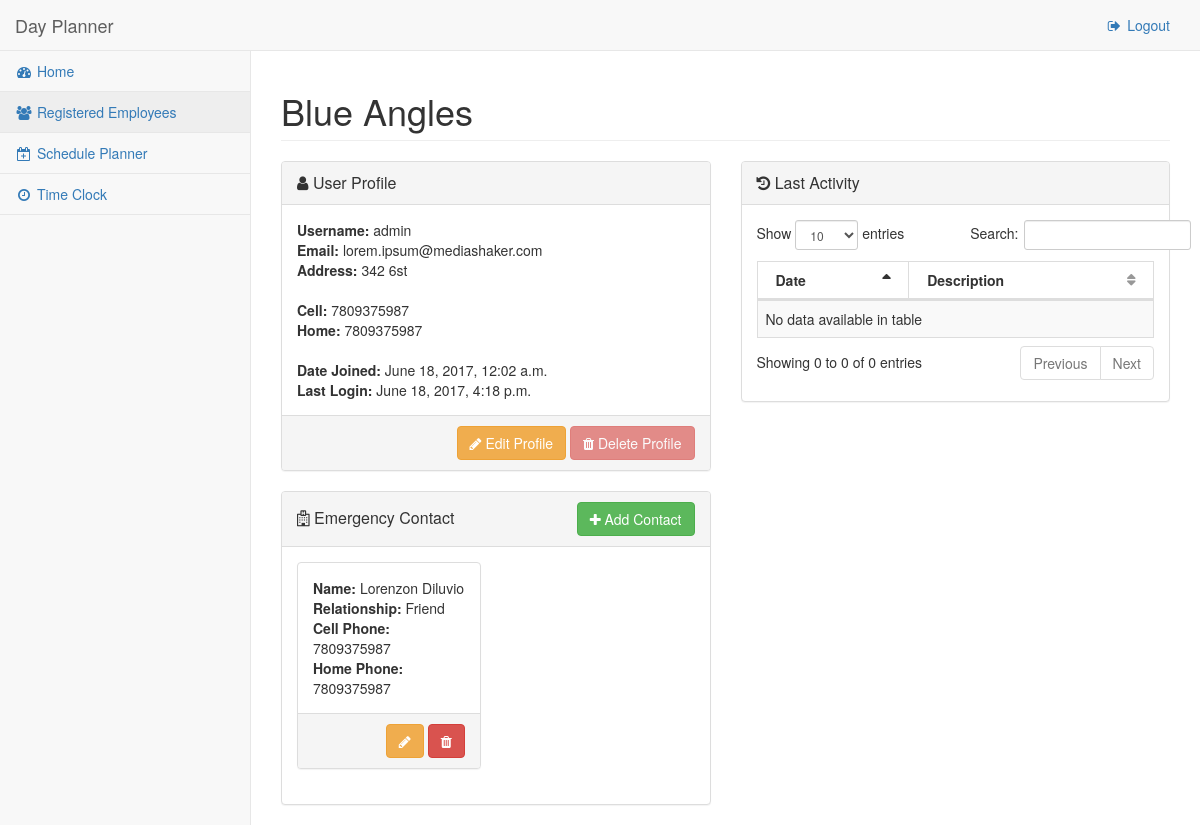
The app's page /app/registered-users/users/21/ (signed in) with its own data.
### DayPlanner/models.py (models this page shows, shortened)
class Profile(models.Model):
    user = models.OneToOneField(
        User,
        on_delete=models.CASCADE
    )
    address = models.CharField(
        max_length=100,
        blank=True
    )
    cellnumber = models.CharField(
        max_length=12,
        blank=True
    )
    homenumber = models.CharField(
        max_length=12,
        blank=True
    )

class EmergencyContact(models.Model):
    firstname = models.CharField(
        max_length=100
    )
    lastname = models.CharField(
        max_length=100
    )
    cellnumber = models.CharField(
        max_length=12,
        blank=True
    )
    relationship = models.CharField(
        max_length=12,
        blank=True
    )
    homenumber = models.CharField(
        max_length=12,
        blank=True
    )
    profile = models.ForeignKey(
        Profile,
        on_delete = models.CASCADE
    )

### DayPlanner/views.py (the view, shortened to what this page needs)
# urls.py: url(r'^registered-users/users/(?P<pk>[0-9]+)/$', views.DetailUserView.as_view(), name = 'user_detail_view'),
class DetailUserView(TemplateView):
    template_name = "DayPlanner/detail_users.html"
    delete_url = "DayPlanner:registered_users"
    modify_url = "DayPlanner:user_detail_view"
    method_decorator(csrf_protect)
    def get_context_data(self, **kwargs):
        context = super(DetailUserView, self).get_context_data(**kwargs)
        user = User.objects.get(pk = kwargs["pk"])
        profile = Profile.objects.get(user=user)
        context["profile"] = profile
        return context

### DayPlanner/templates/DayPlanner/detail_users.html (shortened to what this page needs)
{% extends 'base_cp.html' %}
{% load static %}
{% load widget_tweaks %}
{% block css %}
<link href="{% static 'css/dataTables.bootstrap.css' %}" rel="stylesheet">
<link href="{% static 'css/dataTables.responsive.css' %}" rel="stylesheet">
{% endblock %}
{% block main_content %}
<div class="row">
	<div class="col-lg-12">
		<h1 class="page-header">
			<span id="firstnameText">{{ profile.user.first_name }}</span>
			<span id="lastnameText">{{ profile.user.last_name }}</span>
		</h1>
	</div>
</div>
<div class="row">
	<div class="col-lg-6">
		<div class="row">
			<div class="col-lg-12">
				<div class="panel panel-default">
					<div class="panel-heading">
						<span class="panel-title">
							<i class="fa fa-user" aria-hidden="true"></i> User Profile
						</span>
					</div>
					<div class="panel-body">
						<strong>Username:</strong> <span id="usernameText">{{ profile.user.username }}</span>
						<br>
						<strong>Email: </strong> <span id="emailText" >{{ profile.user.email }}</span>
						<br>
						<strong>Address:</strong> <span id="addressText">{{ profile.address }}</span>
						<br>
						<br>
						<strong>Cell:</strong> <span id="cellnumberText">{{ profile.cellnumber }}</span>
						<br>
						<strong>Home:</strong> <span id="homenumberText">{{ profile.homenumber }}</span>
						<br>
						<br>
						<strong>Date Joined: </strong> {{ profile.user.date_joined }}
						<br>
						<strong>Last Login: </strong> {{ profile.user.last_login }}
					</div>
					<div class="panel-footer">
						<div class="row">
							<div class="col-lg-12 text-right">
								<a class="btn btn-warning" id ="modify-user" href="#modifyUserModal" data-toggle="modal">
								<i class="fa fa-pencil" aria-hidden="true"></i> Edit Profile
								</a>
								<a class="btn btn-danger {% if request.user.pk == profile.user.pk %} disabled {% endif %}" id="delete-article" href="#deleteUserModal" data-toggle="modal" {% if request.user.pk == profile.user.pk %} disabled {% endif %}>
								<i class="fa fa-trash" aria-hidden="true"></i>
								Delete Profile
								</a>
							</div>
						</div>
					</div>
				</div>
				<div class="panel panel-default">
					<div class="panel-heading">
						<div class="row">
						<div class="col-xs-6">
							<span class="panel-title panel-title-with-buttons">
								<i class="fa fa-hospital-o" aria-hidden="true"></i> Emergency Contact
							</span>
						</div>
						<div class="col-xs-6 text-right">
							<a class="btn btn-user-create btn-success" data-toggle="modal" href="#createContactModal">
								<i class="fa fa-plus" aria-hidden="true"></i>
								Add Contact
							</a>
						</div>
						</div>
					</div>
					<div class="panel-body">
						<div class="row">
							{% for contact in profile.emergencycontact_set.all %}
							<div class="col-lg-6">
								<div class="panel panel-default">
									<div class="panel-body">
										<strong>Name:</strong>
										<span id="contactfirstnameText">{{ contact.firstname }}</span>
										<span id="contactlastnameText">{{ contact.lastname }}</span>
										<br>
										<strong>Relationship:</strong>
										<span id="contactrelationText">{{ contact.relationship }}</span>
										<br>
										<strong>Cell Phone:</strong>
										<span id="contactfcellnumberText">{{ contact.cellnumber }}</span>
										<br>
										<strong>Home Phone:</strong>
										<span id="contactfcellnumberText">{{ contact.homenumber }}</span>
									</div>
									<div class="panel-footer text-right">
										<a href="#editContactModal" data-toggle="modal" data-id="{{ contact.id }}" data-lastname="{{ contact.lastname }}" data-firstname="{{ contact.firstname }}" data-relationship="{{ contact.relationship }}" data-cellnumber="{{ contact.cellnumber }}" data-homenumber="{{ contact.homenumber }}" class="btn btn-warning" name="editContact" id="editContact" >
											<i class="fa fa-pencil" aria-hidden="true"></i>
										</a>
										<a href="#deleteContactModal" data-toggle="modal" data-id="{{ contact.id }}" class="btn btn-danger" name="deleteContact" id="deletecontact">
											<i class="fa fa-trash" aria-hidden="true"></i>
										</a>
									</div>
								</div>
							</div>
							{% endfor %}
						</div>
					</div>
				</div>
			</div>
		</div>
	</div>
	<div class="col-lg-6">
		<div class="panel panel-default">
			<div class="panel-heading">
				<span class="panel-title">
					<i class="fa fa-history" aria-hidden="true"></i> Last Activity
				</span>
			</div>
			<div class="panel-body">
				<table width="100%" class="table table-striped table-bordered table-hover" id="dataTables">
					<thead>
						<tr>
							<th>Date</th>
							<th>Description</th>
						</tr>
					</thead>
					<tbody>
					</tbody>
				</table>
			</div>
		</div>
	</div>
</div>
{% endblock %}

### DayPlanner/static/css/sb-admin-2.css (style rules this page uses)
body { background-color: #f8f8f8; }
table.dataTable thead .sorting, table.dataTable thead .sorting_asc, table.dataTable thead .sorting_desc, table.dataTable thead .sorting_asc_disabled, table.dataTable thead .sorting_desc_disabled { background: transparent; }
table.dataTable thead .sorting_asc:after { content: "\f0de"; float: right; font-family: fontawesome; }
table.dataTable thead .sorting:after { content: "\f0dc"; float: right; font-family: fontawesome; color: rgba(50, 50, 50, 0.5); }

### DayPlanner/static/css/custom.css (style rules this page uses)
.panel-title-with-buttons { vertical-align: -webkit-baseline-middle; }

### records on screen
Profile: user.first_name "Blue", user.last_name "Angles", user.username "admin", user.email "lorem.ipsum@mediashaker.com", address "342 6st", cellnumber "7809375987", homenumber "7809375987", user.date_joined "June 18, 2017, 12:02 a.m.", user.last_login "June 18, 2017, 4:18 p.m."
EmergencyContact: firstname "Lorenzon", lastname "Diluvio", relationship "Friend", cellnumber "7809375987", homenumber "7809375987"
